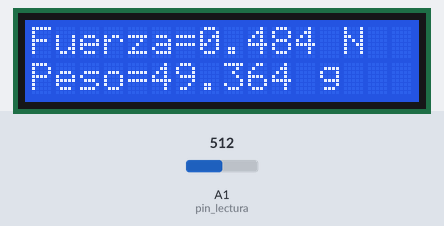
Bench run of a sketch on a simulated Arduino Uno, built with avr-gcc and run on an emulated ATmega328P. Shown: 16×2 character LCD. Inputs (shaded band) come from the test bench; at power-on: A1 (pin_lectura) = 512. What the sketch prints to the serial monitor is not drawn.

Above: at 1.2 s.
At 2.9 s:
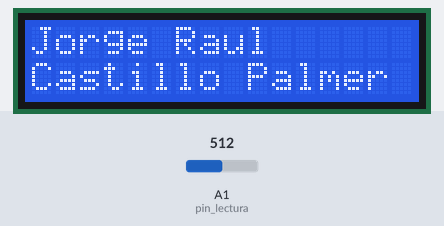
3.0 s: A1 (pin_lectura) set to 1023
At 6.1 s:
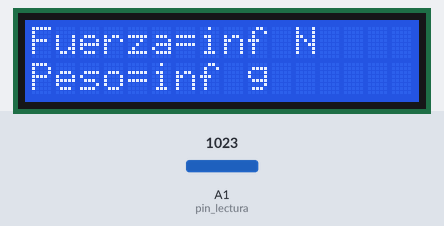
6.9 s: A1 (pin_lectura) set to 0
At 10.1 s:
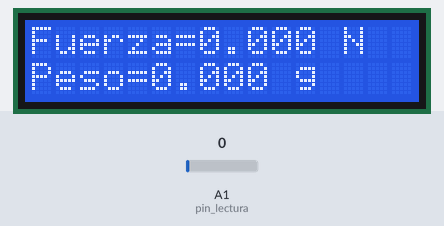
11.2 s: A1 (pin_lectura) set to 122
At 14.8 s:
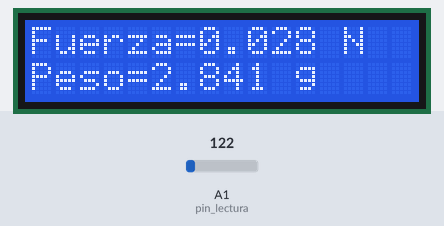
Timing chart, 0 to 16.3 s (numbered marks = the images above; inputs shaded):
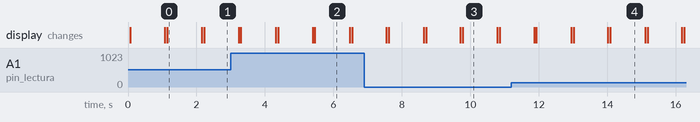

The sketch:

Parcial_2.ino
```cpp
#include  <LiquidCrystal.h>


int pin_lectura = A1;
int valor;
int voltaje;
double Volts=0.0;
double Rs=0.0;
double N=0.0;
double P=0.0;

LiquidCrystal lcd(12, 11, 5, 4, 3, 2);

void setup() {
  Serial.begin(9600);
}

void loop() {
  valor = analogRead(pin_lectura);
  voltaje = map(valor, 0, 1023, 0, 5000);
  Volts=(valor*5.0)/1023.0;
  Rs=10.0*((5.0/Volts)-1.0);
  N=pow(Rs/6.0019,-1/0.701);
  P=(N*1)/0.00980665;

  lcd.begin(16, 2);
  lcd.home();
  lcd.print("Jorge Raul");
  lcd.setCursor ( 0, 1 );
  lcd.print("Castillo Palmer");
  delay(1000);
  lcd.clear();


  lcd.begin(16, 2);
  lcd.home();
  lcd.print("Fuerza=");
  lcd.print(N,3);
  lcd.print(" N");
  lcd.setCursor ( 0, 1 );
  lcd.print("Peso=");
  lcd.print(P,3);
  lcd.print(" g");
  delay(1000);
  lcd.clear();


  Serial.print("Entrada analógica = ");
  Serial.println(valor);


  Serial.print("Voltaje en mV = ");
  Serial.println(voltaje);

    Serial.print("Volts = ");
  Serial.println(Volts);

    Serial.print("Rs = ");
  Serial.println(Rs);

    Serial.print("N = ");
  Serial.println(N);

}
```

Measured:
- after the input at 3.0 s, the display: first differs from a run without the input after 2.5 s (image 2)
- after the input at 6.9 s, the display: first differs from a run without the input after 2.9 s (image 3)
- what the display in image 0 shows lasts 1.1 s, from 1.1 s to 2.2 s
